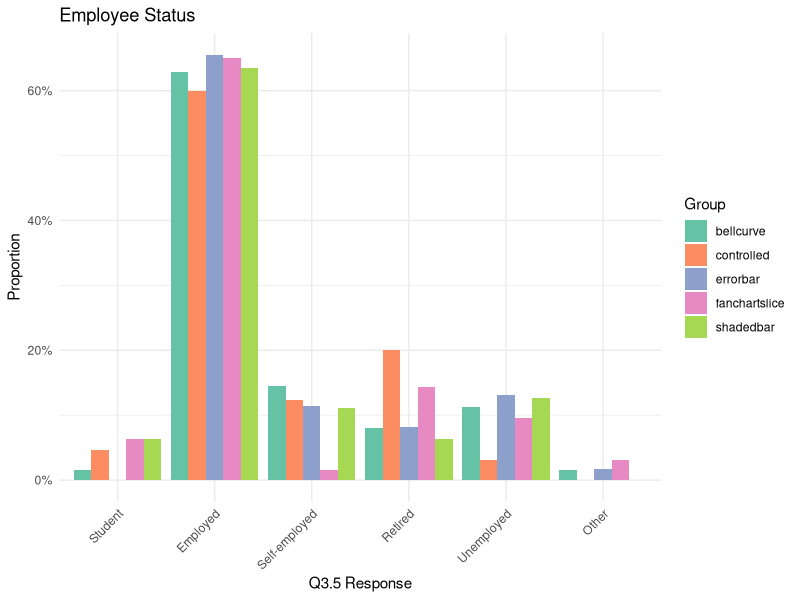
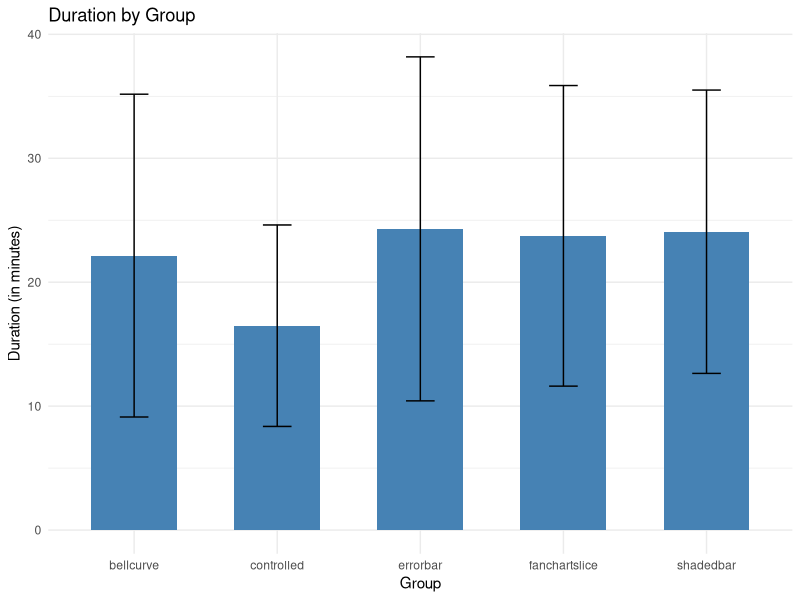

Write R code to recreate these figures, in order.
library(readr)
library(dplyr)
library(ggplot2)
library(tidyr)
exported_data <- read_csv("rawdata_value.csv")
exported_data <- subset(exported_data, select = -c(StartDate,EndDate,Status,IPAddress,Progress,Finished,RecordedDate, RecipientLastName,RecipientFirstName,
                                                   RecipientEmail,ExternalReference,LocationLatitude,LocationLongitude,DistributionChannel,UserLanguage))
rawdata_value <- subset(exported_data, select =-c(ResponseId,Q1.1,Q2.1))
rawdata_value <- rawdata_value[3:nrow(rawdata_value), ]

# rawdata_value <- rawdata_value %>%
#   mutate(group = case_when(
#     !is.na(Q4.2)  ~ 1,
#     !is.na(Q6.2)  ~ 2,
#     !is.na(Q8.2)  ~ 3,
#     !is.na(Q10.2) ~ 4,
#     !is.na(Q12.2) ~ 5
#   ))
rawdata_value <- rawdata_value %>%
  mutate(group = case_when(
    !is.na(Q4.2)  ~ 'controlled',
    !is.na(Q6.2)  ~ 'errorbar',
    !is.na(Q8.2)  ~ 'shadedbar',
    !is.na(Q10.2) ~ 'fanchartslice',
    !is.na(Q12.2) ~ 'bellcurve'
  ))

# filter treatment groups
controlled_group <- rawdata_value[!is.na(rawdata_value$Q4.2), ]
error_bar <-rawdata_value[!is.na(rawdata_value$Q6.2), ]
shaded_bar <-rawdata_value[!is.na(rawdata_value$Q8.2), ]
fanchart_slice <-rawdata_value[!is.na(rawdata_value$Q10.2), ]
bell_curve <-rawdata_value[!is.na(rawdata_value$Q12.2), ]

# adding labels to the groups
# controlled_group$group <- 1
# error_bar$group <- 2
# shaded_bar$group <- 3
# fanchart_slice$group <- 4
# bell_curve$group <- 5


# remove unnecessary columns
controlled_group = controlled_group[,grepl("^(Q3|Q4|Q5)",names(controlled_group))|names(controlled_group) %in% c("Duration (in seconds)", "group")]
error_bar = error_bar[,grepl("^(Q3|Q6|Q7)",names(error_bar))| names(error_bar) %in% c("Duration (in seconds)", "group")]
shaded_bar = shaded_bar[,grepl("^(Q3|Q8|Q9)",names(shaded_bar))| names(shaded_bar)%in% c("Duration (in seconds)", "group")]
fanchart_slice = fanchart_slice[,grepl("^(Q3|Q10|Q11)",names(fanchart_slice))| names(fanchart_slice) %in% c("Duration (in seconds)", "group")]
bell_curve = bell_curve[,grepl("^(Q3|Q12|Q13)",names(bell_curve))| names(bell_curve) %in% c("Duration (in seconds)", "group")]
# controlled_group = controlled_group[,!sapply(controlled_group, function(x) mean(is.na(x)))>0.9]

group_list <- list(
  controlled = controlled_group,
  errorbar = error_bar,
  shadedbar = shaded_bar,
  fanchartslice = fanchart_slice,
  bellcurve = bell_curve
)


data_summary <- data.frame(
  Group = names(group_list),
  Duration_mean = NA_real_,
  Duration_SD = NA_real_,
  Age_mean = NA_real_,
  Age_SD = NA_real_,
  Gender_male = NA_real_,
  Gender_female = NA_real_,
  Highest_education_mean = NA_real_
)


q3_11_values <- c()
q3_11_groups <- c()
for (i in seq_along(group_list)) {
  df <- group_list[[i]]
  group_name <- names(group_list)[i]
  # response duration
  durations <- as.numeric(df$`Duration (in seconds)`)/60 # Convert to minutes
  
  data_summary$Duration_mean[i] <- mean(durations, na.rm = TRUE)
  data_summary$Duration_SD[i] <- sd(durations, na.rm = TRUE)
  # age
  age <- as.numeric(gsub("[^0-9.]", "", df$Q3.2))
  data_summary$Age_mean[i] <- mean(age, na.rm = TRUE)
  data_summary$Age_SD[i] <- sd(age, na.rm = TRUE)
  # gender
  data_summary$Gender_male[i]<-sum(df$`Q3.3` == "1", na.rm = TRUE)/length(df$`Q3.3`)
  data_summary$Gender_female[i]<-sum(df$`Q3.3` == "2", na.rm = TRUE)/length(df$`Q3.3`)
  # highest education
  data_summary$Highest_education_mean[i]<-mean(as.numeric(df$`Q3.4`[df$`Q3.4` !="9"]),na.rm = TRUE)
  data_summary$Highest_education_SD[i]<-sd(as.numeric(df$`Q3.4`[df$`Q3.4` !="9"]),na.rm = TRUE)
  # prior trust of official data
  q3_11 <- as.numeric(df$`Q3.11`[df$`Q3.11` !="6"])
  data_summary$prior_trust_mean[i]<-mean(q3_11,na.rm = TRUE)
  data_summary$prior_trust_SD[i]<-sd(q3_11,na.rm = TRUE)
  # append the values and group names to the vectors
  q3_11_values <- c(q3_11_values, q3_11)
  q3_11_groups <- c(q3_11_groups, rep(group_name, length(q3_11)))
  
  data_summary$prior_trust_6[i]<-sum(df$`Q3.11` == "6", na.rm = TRUE)
}

q3_11_anova <- data.frame(
  value = q3_11_values,
  group = factor(q3_11_groups))
anova_result <- aov(value ~ group, data = q3_11_anova)
summary(anova_result)

q3_11_mean_summary <-q3_11_anova %>%
  group_by(group) %>%
  summarise(mean_value = mean(value, na.rm = TRUE))

# alternative way to run anova (EXCLUDE 6)
q3_11_table <- rawdata_value[rawdata_value$`Q3.11` != "6", c("Q3.11", "group")]
anova_test <- aov(Q3.11 ~ group, data = q3_11_table)
summary(anova_test)

# checking cleaned data
# totaleducation <- rawdata_value$`Q3.4`
# clean_edu<-as.numeric(totaleducation[totaleducation !="9"])



# Q3.5 Employee Status
q3_5_table <- NULL  
for (i in seq_along(group_list)) {
  df <- group_list[[i]]
  group_name <- names(group_list)[i]
  temp_table <- df %>%
  group_by(`Q3.5`) %>%
  summarise(!!group_name := n(), .groups = "drop")
  # mutate(proportion = count_2 / sum(count_2))
  
  if (is.null(q3_5_table)) {
    q3_5_table <- temp_table  # First group initializes the table
  } else {
    q3_5_table <- full_join(q3_5_table, temp_table, by = "Q3.5")
  }
}
# convert to long format for plotting
q3_5_long <- q3_5_table %>%
  pivot_longer(cols = -`Q3.5`, names_to = "Group", values_to = "Count")

# calculate proportion within each group
q3_5_long <- q3_5_long %>%
  complete(`Q3.5`, Group, fill = list(Count = 0))
q3_5_prop <- q3_5_long %>%
  group_by(Group) %>% # make sure it is the percentage of each group
  mutate(Proportion = Count / sum(Count)) %>%
  ungroup()


# alternative way of Q3.5
q3_5_table <- rawdata_value[, c("Q3.5", "group")]
q3_5_contingency <- table(q3_5_table$Q3.5, q3_5_table$group)
print(q3_5_contingency)
# Chi-squared test
chisq.test(q3_5_contingency)
prop_df  <- as.data.frame(q3_5_contingency)
# rename columns
names(prop_df) <- c("Q3.5", "Group", "Count")
# calculate proportions within each group
prop_df <- prop_df %>%
  group_by(Group) %>%
  mutate(Proportion = Count / sum(Count))


# q3.5 employee status plot
ggplot(q3_5_prop, aes(x = as.factor(`Q3.5`), y = Proportion, fill = Group)) +
  geom_bar(stat = "identity", position = "dodge") +
  labs(
    title = "Employee Status",
    x = "Q3.5 Response",
    y = "Proportion"
  ) +
  scale_x_discrete(labels = c(
    "1" = "Student",
    "2" = "Employed",
    "3" = "Self-employed",
    "4" = "Retired",
    "5" = "Unemployed",
    "6" = "Other"
  )) +
   scale_fill_brewer(palette = "Set2")+
  scale_y_continuous(labels = scales::percent_format(accuracy = 1)) +
  theme_minimal() +
  theme(axis.text.x = element_text(angle = 45, hjust = 1))

# response duration plot
ggplot(data_summary, aes(x = Group, y = Duration_mean)) +
  geom_bar(stat = "identity", fill = "steelblue", width = 0.6) +
  geom_errorbar(aes(ymin = Duration_mean - Duration_SD, ymax = Duration_mean + Duration_SD), width = 0.2) +
  labs(title = "Duration by Group",
       y = "Duration (in minutes)",
       x = "Group") +
  theme_minimal()
